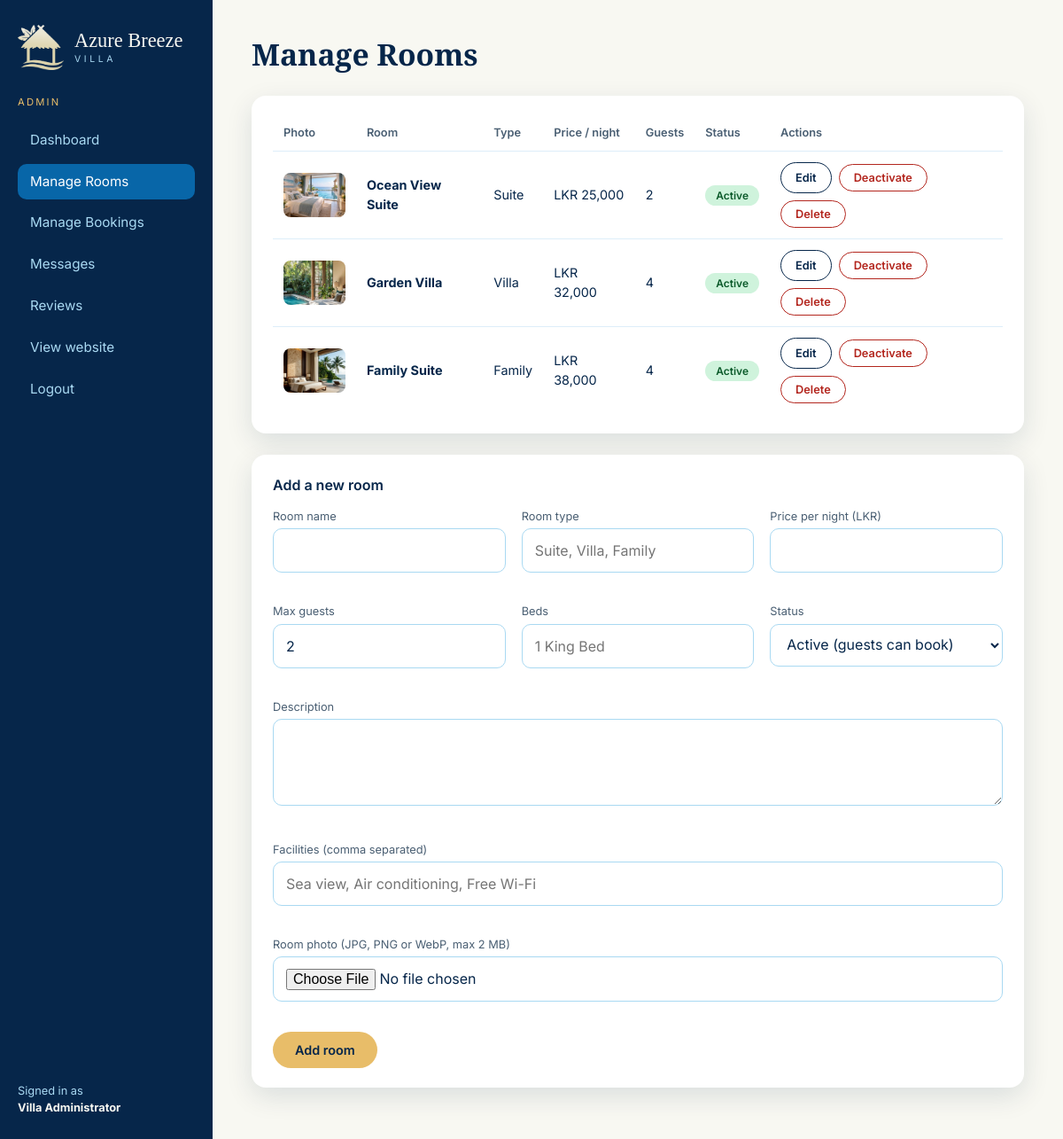
/admin/rooms.php (signed in), run on the app's committed database.
### tables this page shows
CREATE TABLE rooms (
  room_id         INT UNSIGNED NOT NULL AUTO_INCREMENT,
  room_name       VARCHAR(100) NOT NULL,
  room_type       VARCHAR(50)  NOT NULL,            
  description     TEXT NOT NULL,
  facilities      VARCHAR(255) NOT NULL DEFAULT '',  
  price_per_night DECIMAL(10,2) NOT NULL,            
  max_guests      TINYINT UNSIGNED NOT NULL,
  bed_info        VARCHAR(50)  NOT NULL DEFAULT '',
  image           VARCHAR(255) NOT NULL DEFAULT '',  
  room_status     ENUM('active','inactive') NOT NULL DEFAULT 'active',
  PRIMARY KEY (room_id),
  CONSTRAINT chk_rooms_price  CHECK (price_per_night > 0),
  CONSTRAINT chk_rooms_guests CHECK (max_guests > 0)
);

### includes/auth.php (called while the page is built, shortened)
<?php
function e($value): string
{
    return htmlspecialchars((string)$value, ENT_QUOTES, 'UTF-8');
}
function money($amount): string
{
    return CURRENCY . ' ' . number_format((float)$amount, 0);
}

### admin/rooms.php (the view, shortened to what this page needs)
<?php
require_once __DIR__ . '/../config/db.php';
require_once __DIR__ . '/../includes/auth.php';
$errors  = [];
$editing = false;
$form    = ['room_id' => 0, 'room_name' => '', 'room_type' => '', 'description' => '', 'facilities' => '',
            'price_per_night' => '', 'max_guests' => '2', 'bed_info' => '', 'room_status' => 'active'];
$rooms = $pdo->query('SELECT * FROM rooms ORDER BY room_status ASC, price_per_night ASC')->fetchAll();
include __DIR__ . '/../includes/admin_header.php';
?>
<h1 class="admin-title">Manage Rooms</h1>
<div class="panel">
  <div class="table-wrap">
    <table class="data-table">
      <thead><tr><th>Photo</th><th>Room</th><th>Type</th><th>Price / night</th><th>Guests</th><th>Status</th><th>Actions</th></tr></thead>
      <tbody>
        <?php foreach ($rooms as $r): ?>
          <tr>
            <td><img class="thumb" src="<?= BASE_URL ?>/assets/images/rooms/<?= e($r['image']) ?>" alt="<?= e($r['room_name']) ?>"></td>
            <td><strong><?= e($r['room_name']) ?></strong></td>
            <td><?= e($r['room_type']) ?></td>
            <td><?= e(money($r['price_per_night'])) ?></td>
            <td><?= (int)$r['max_guests'] ?></td>
            <td><span class="status status-<?= $r['room_status'] === 'active' ? 'confirmed' : 'inactive' ?>"><?= e(ucfirst($r['room_status'])) ?></span></td>
            <td>
              <div class="row-actions">
                <a class="btn btn-outline-dark btn-sm" href="?edit=<?= (int)$r['room_id'] ?>#room-form">Edit</a>
                <form method="post" action=""><?= csrf_field() ?>
                  <button class="btn btn-sm <?= $r['room_status'] === 'active' ? 'btn-danger' : 'btn-primary' ?>" type="submit"><?= $r['room_status'] === 'active' ? 'Deactivate' : 'Activate' ?></button>
                </form>
                <form method="post" action="" data-confirm="Delete this room permanently?"><?= csrf_field() ?>
                  <button class="btn btn-danger btn-sm" type="submit">Delete</button>
                </form>
              </div>
            </td>
          </tr>
        <?php endforeach; ?>
      </tbody>
    </table>
  </div>
</div>
<div class="panel" id="room-form">
  <div class="panel-title"><?= $editing ? 'Edit room' : 'Add a new room' ?>
  </div>
  <form method="post" action="" enctype="multipart/form-data" class="admin-form">
    <div class="form-grid">
      <div class="form-group"><label for="room_name">Room name</label>
        <input type="text" id="room_name" name="room_name" value="<?= e($form['room_name']) ?>" required>
        <span class="form-error"><?= e($errors['room_name'] ?? '') ?></span></div>
      <div class="form-group"><label for="room_type">Room type</label>
        <input type="text" id="room_type" name="room_type" value="<?= e($form['room_type']) ?>" placeholder="Suite, Villa, Family" required>
        <span class="form-error"><?= e($errors['room_type'] ?? '') ?></span></div>
      <div class="form-group"><label for="price_per_night">Price per night (LKR)</label>
        <input type="number" id="price_per_night" name="price_per_night" value="<?= e($form['price_per_night']) ?>" min="1" step="1" required>
        <span class="form-error"><?= e($errors['price_per_night'] ?? '') ?></span></div>
      <div class="form-group"><label for="max_guests">Max guests</label>
        <input type="number" id="max_guests" name="max_guests" value="<?= e($form['max_guests']) ?>" min="1" max="10" required>
        <span class="form-error"><?= e($errors['max_guests'] ?? '') ?></span></div>
      <div class="form-group"><label for="bed_info">Beds</label>
        <input type="text" id="bed_info" name="bed_info" value="<?= e($form['bed_info']) ?>" placeholder="1 King Bed">
        <span class="form-error"><?= e($errors['bed_info'] ?? '') ?></span></div>
      <div class="form-group"><label for="room_status">Status</label>
        <select id="room_status" name="room_status">
          <option value="active" <?= $form['room_status'] === 'active' ? 'selected' : '' ?>>Active (guests can book)</option>
        </select></div>
    </div>
    <div class="form-group"><label for="description">Description</label>
      <textarea id="description" name="description" rows="3" required><?= e($form['description']) ?></textarea>
      <span class="form-error"><?= e($errors['description'] ?? '') ?></span></div>
    <div class="form-group"><label for="facilities">Facilities (comma separated)</label>
      <input type="text" id="facilities" name="facilities" value="<?= e($form['facilities']) ?>" placeholder="Sea view, Air conditioning, Free Wi-Fi">
      <span class="form-error"><?= e($errors['facilities'] ?? '') ?></span></div>
    <div class="form-group"><label for="image">Room photo (JPG, PNG or WebP, max 2 MB)<?= $editing ? ' - leave empty to keep the current photo' : '' ?></label>
      <input type="file" id="image" name="image" accept="image/jpeg,image/png,image/webp">
      <span class="form-error"><?= e($errors['image'] ?? '') ?></span></div>
    <button class="btn btn-gold" type="submit"><?= $editing ? 'Save changes' : 'Add room' ?></button>
  </form>
</div>
<?php include __DIR__ . '/../includes/admin_footer.php'; ?>

### assets/css/style.css (style rules this page uses)
:root { --navy: #06264A; --navy-deep: #041C38; --ocean: #0866A8; --glass: #A9D9F2; --glass-soft: #DDEEF9; --cyan: #39AEE8; --ivory: #F8F8F2; --gold: #E8BD69; --gold-text: #8A6A1E; --sage: #668C78; --muted: #4A5F73; --radius: 16px; --shadow: 0 10px 30px rgba(6, 38, 74, .12); --font-head: 'Playfair Display', serif; --font-body: 'Inter', sans-serif; }
* { box-sizing: border-box; }
body { margin: 0; font-family: var(--font-body); background: var(--ivory); color: var(--navy); line-height: 1.5; }
img { max-width: 100%; display: block; }
a { color: inherit; text-decoration: none; }
h1, h2, h3 { font-family: var(--font-head); font-weight: 600; margin: 0; }
.btn { display: inline-block; padding: 11px 24px; border-radius: 999px; font-weight: 600; font-size: .9rem; border: 1.5px solid transparent; cursor: pointer; font-family: inherit; text-align: center; }
.btn-gold { background: var(--gold); color: var(--navy); }
.btn-outline-dark { border-color: var(--navy); color: var(--navy); }
.btn-danger { border-color: #B3261E; color: #B3261E; background: transparent; }
.btn-sm { padding: 7px 16px; font-size: .8rem; }
.form-group { margin-bottom: 16px; }
.form-group label { display: block; font-size: .8rem; color: var(--muted); margin-bottom: 4px; }
.form-group input, .form-group select, .form-group textarea { width: 100%; padding: 12px 14px; font: inherit; border: 1.5px solid var(--glass); border-radius: 10px; background: #fff; color: var(--navy); }
.form-error { display: block; min-height: 1.1em; font-size: .8rem; color: #B3261E; margin-top: 4px; }
.status { font-size: .75rem; font-weight: 600; padding: 4px 12px; border-radius: 999px; }
.status-confirmed { background: #CFF3DC; color: #0B5A2A; }
.admin-body { background: var(--ivory); }
.admin-title { font-size: 2.1rem; margin-bottom: 22px; }
.panel { background: #fff; border-radius: 16px; padding: 22px 24px; box-shadow: var(--shadow); margin-bottom: 24px; }
.panel-title { font-weight: 600; margin-bottom: 14px; display: flex; justify-content: space-between; align-items: center; }
.table-wrap { overflow-x: auto; }
.data-table { width: 100%; border-collapse: collapse; font-size: .9rem; }
.data-table th { text-align: left; font-size: .8rem; color: var(--muted); font-weight: 600; padding: 10px 12px; white-space: nowrap; }
.data-table td { padding: 12px; border-top: 1px solid var(--glass-soft); vertical-align: middle; }
.thumb { width: 72px; height: 50px; object-fit: cover; border-radius: 8px; }
.row-actions { display: flex; gap: 8px; flex-wrap: wrap; align-items: center; }
.row-actions form { margin: 0; }
.admin-form .form-grid { display: grid; grid-template-columns: repeat(3, 1fr); gap: 0 18px; }
.admin-form textarea { resize: vertical; }

### data on the page
rooms: image (picture), room_name "Ocean View Suite", room_type "Suite", price_per_night "LKR 25,000", max_guests "2", room_status "Active", shows "Deactivate"
rooms: image (picture), room_name "Garden Villa", room_type "Villa", price_per_night "LKR 32,000", max_guests "4", room_status "Active", shows "Deactivate"
rooms: image (picture), room_name "Family Suite", room_type "Family", price_per_night "LKR 38,000", max_guests "4", room_status "Active", shows "Deactivate"

### other printed values
$label "Dashboard"
$label "Manage Rooms"
$label "Manage Bookings"
$label "Messages"
$label "Reviews"
$_SESSION['name'] "Villa Administrator"
